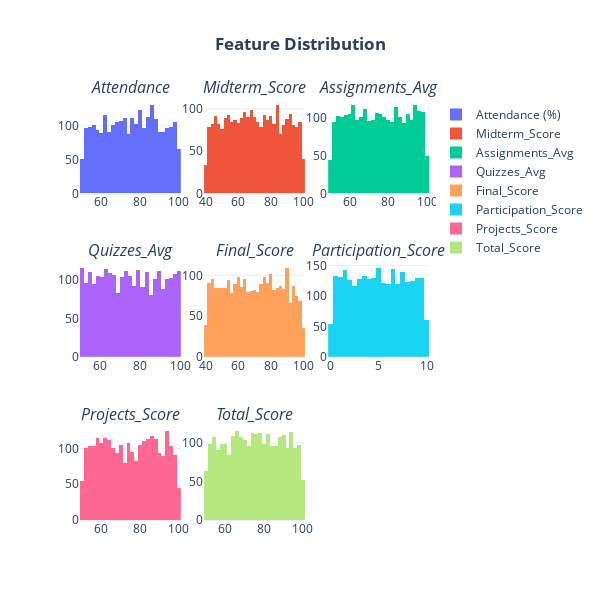

Notebook cell for this chart:
### Code cell
fig =make_subplots(rows=3, cols=3, subplot_titles=('<i>Attendance', '<i>Midterm_Score', '<i>Assignments_Avg', '<i>Quizzes_Avg','<i>Final_Score', '<i>Participation_Score', '<i>Projects_Score', '<i>Total_Score'), specs=[[{'type':'histogram'}, {'type':'histogram'}, {'type':'histogram'}], [{'type':'histogram'}, {'type':'histogram'}, {'type':'histogram'}], [{'type':'histogram'}, {'type':'histogram'}, {'type':'histogram'}]])
fig.add_trace(go.Histogram(x=grades['Attendance (%)'], name='Attendance (%)'), row=1, col=1)
fig.add_trace(go.Histogram(x=grades['Midterm_Score'], name='Midterm_Score'), row=1, col=2)
fig.add_trace(go.Histogram(x=grades['Assignments_Avg'], name='Assignments_Avg'), row=1, col=3)
fig.add_trace(go.Histogram(x=grades['Quizzes_Avg'], name='Quizzes_Avg'), row=2, col=1)
fig.add_trace(go.Histogram(x=grades['Final_Score'], name='Final_Score'), row=2, col=2)
fig.add_trace(go.Histogram(x=grades['Participation_Score'], name='Participation_Score'), row=2, col=3)
fig.add_trace(go.Histogram(x=grades['Projects_Score'], name='Projects_Score'), row=3, col=1)
fig.add_trace(go.Histogram(x=grades['Total_Score'], name='Total_Score'), row=3, col=2)

fig.update_layout(height=600, width=600, title_text='<b>Feature Distribution</b>')
fig.update_layout(template='plotly_white', title_x=0.5)
fig.show()

### Figure 1 — Plotly figure (JSON) as saved in the notebook; plotly's stock layout.template omitted (floating-point values rounded to 4 significant figures; data arrays with more than 128 entries replaced by an {"elided": "..."} marker saying what was removed)
{"data": [{"name": "Attendance (%)", "type": "histogram", "x": {"elided": "2581 float values"}, "xaxis": "x", "yaxis": "y"}, {"name": "Midterm_Score", "type": "histogram", "x": {"elided": "2581 float values"}, "xaxis": "x2", "yaxis": "y2"}, {"name": "Assignments_Avg", "type": "histogram", "x": {"elided": "2581 float values"}, "xaxis": "x3", "yaxis": "y3"}, {"name": "Quizzes_Avg", "type": "histogram", "x": {"elided": "2581 float values"}, "xaxis": "x4", "yaxis": "y4"}, {"name": "Final_Score", "type": "histogram", "x": {"elided": "2581 float values"}, "xaxis": "x5", "yaxis": "y5"}, {"name": "Participation_Score", "type": "histogram", "x": {"elided": "2581 float values"}, "xaxis": "x6", "yaxis": "y6"}, {"name": "Projects_Score", "type": "histogram", "x": {"elided": "2581 float values"}, "xaxis": "x7", "yaxis": "y7"}, {"name": "Total_Score", "type": "histogram", "x": {"elided": "2581 float values"}, "xaxis": "x8", "yaxis": "y8"}], "layout": {"annotations": [{"font": {"size": 16}, "showarrow": false, "text": "<i>Attendance", "x": 0.1444, "xanchor": "center", "xref": "paper", "y": 1, "yanchor": "bottom", "yref": "paper"}, {"font": {"size": 16}, "showarrow": false, "text": "<i>Midterm_Score", "x": 0.5, "xanchor": "center", "xref": "paper", "y": 1, "yanchor": "bottom", "yref": "paper"}, {"font": {"size": 16}, "showarrow": false, "text": "<i>Assignments_Avg", "x": 0.8556, "xanchor": "center", "xref": "paper", "y": 1, "yanchor": "bottom", "yref": "paper"}, {"font": {"size": 16}, "showarrow": false, "text": "<i>Quizzes_Avg", "x": 0.1444, "xanchor": "center", "xref": "paper", "y": 0.6111, "yanchor": "bottom", "yref": "paper"}, {"font": {"size": 16}, "showarrow": false, "text": "<i>Final_Score", "x": 0.5, "xanchor": "center", "xref": "paper", "y": 0.6111, "yanchor": "bottom", "yref": "paper"}, {"font": {"size": 16}, "showarrow": false, "text": "<i>Participation_Score", "x": 0.8556, "xanchor": "center", "xref": "paper", "y": 0.6111, "yanchor": "bottom", "yref": "paper"}, {"font": {"size": 16}, "showarrow": false, "text": "<i>Projects_Score", "x": 0.1444, "xanchor": "center", "xref": "paper", "y": 0.2222, "yanchor": "bottom", "yref": "paper"}, {"font": {"size": 16}, "showarrow": false, "text": "<i>Total_Score", "x": 0.5, "xanchor": "center", "xref": "paper", "y": 0.2222, "yanchor": "bottom", "yref": "paper"}], "height": 600, "title": {"text": "<b>Feature Distribution</b>", "x": 0.5}, "width": 600, "xaxis": {"anchor": "y", "domain": [0, 0.2889]}, "xaxis2": {"anchor": "y2", "domain": [0.3556, 0.6444]}, "xaxis3": {"anchor": "y3", "domain": [0.7111, 1]}, "xaxis4": {"anchor": "y4", "domain": [0, 0.2889]}, "xaxis5": {"anchor": "y5", "domain": [0.3556, 0.6444]}, "xaxis6": {"anchor": "y6", "domain": [0.7111, 1]}, "xaxis7": {"anchor": "y7", "domain": [0, 0.2889]}, "xaxis8": {"anchor": "y8", "domain": [0.3556, 0.6444]}, "xaxis9": {"anchor": "y9", "domain": [0.7111, 1]}, "yaxis": {"anchor": "x", "domain": [0.7778, 1]}, "yaxis2": {"anchor": "x2", "domain": [0.7778, 1]}, "yaxis3": {"anchor": "x3", "domain": [0.7778, 1]}, "yaxis4": {"anchor": "x4", "domain": [0.3889, 0.6111]}, "yaxis5": {"anchor": "x5", "domain": [0.3889, 0.6111]}, "yaxis6": {"anchor": "x6", "domain": [0.3889, 0.6111]}, "yaxis7": {"anchor": "x7", "domain": [0, 0.2222]}, "yaxis8": {"anchor": "x8", "domain": [0, 0.2222]}, "yaxis9": {"anchor": "x9", "domain": [0, 0.2222]}}}
